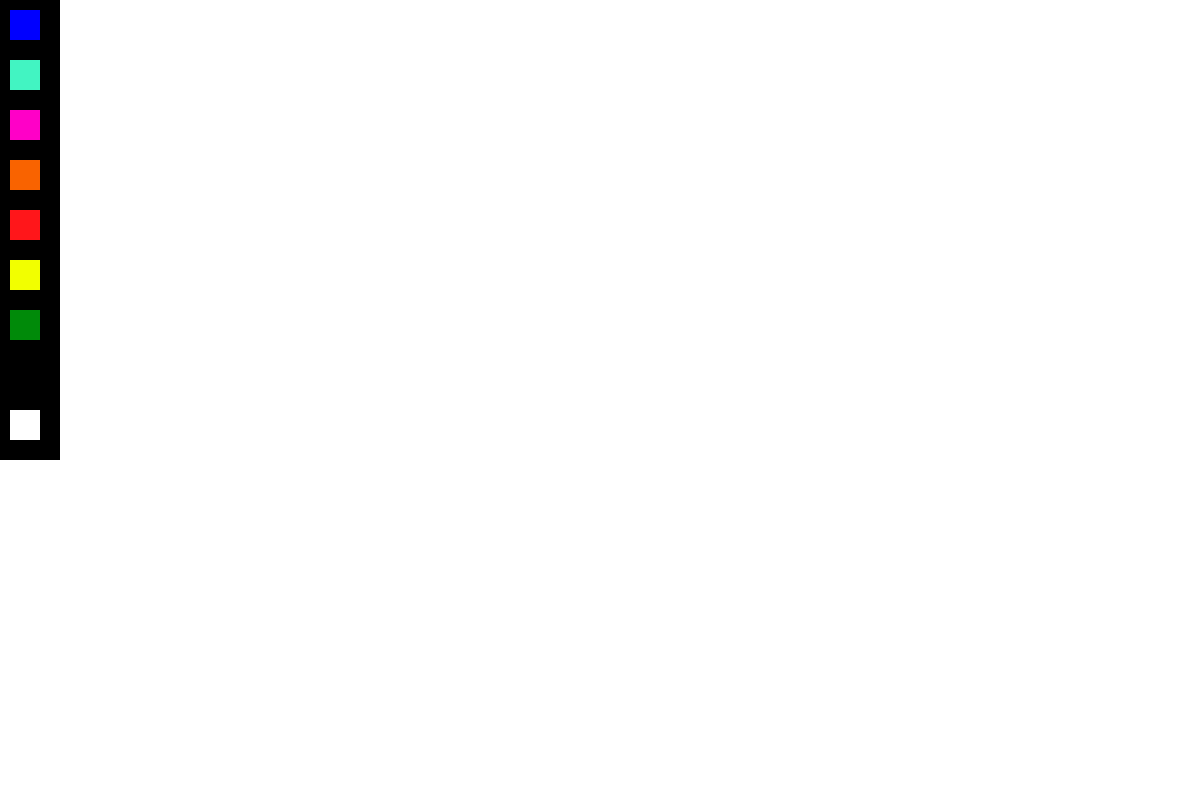
Frame 1 (no input)
Frame 60 (no input): identical to frame 1, image omitted
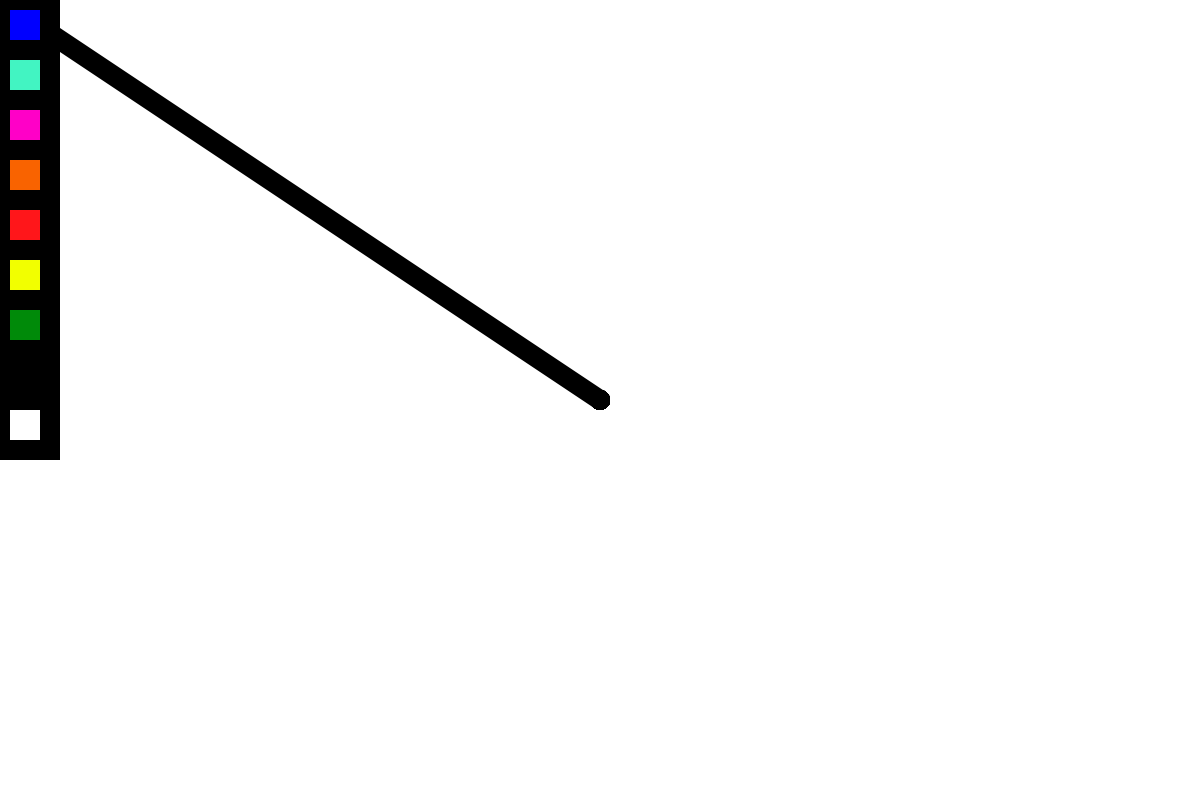
Frame 120 (the mouse pressed at the canvas centre since frame 60)

The p5.js sketch that drew these frames (run headless with seeded random() and noise() and a simulated clock; from frame 60 on, the mouse is pressed at the canvas centre):

// p5.js sketch
// ── sketch.js
function setup() {
  createCanvas(1200, 800);
  strokeWeight(20);
  background(255)
  brushColor = color(0);


}

function draw() {
  if (mouseIsPressed) {
    if (mouseX <= 50) {
      if (mouseY <= 50) {
        brushColor = color(0, 0, 255);
      } else if (mouseY <= 100) {
        brushColor = color(66, 244, 194);
      } else if (mouseY <= 150) {
        brushColor = color(255, 0, 199);
      } else if (mouseY <= 200) {
        brushColor = color(249, 99, 0);
      } else if (mouseY <= 250) {
        brushColor = color(255, 22, 26);
      } else if (mouseY <= 300) {
        brushColor = color(242, 255, 0);
      } else if (mouseY <= 350) {
        brushColor = color(0, 137, 9);
       } else if (mouseY <= 400) {
        brushColor = color(0, 0, 0);
      } else if (mouseY <= 450) {
        brushColor = color(300, 300, 300);
      }
    }
    stroke(brushColor)
    line(mouseX, mouseY, pmouseX, pmouseY);
  }

  //noStroke();
  //start coding for your color squares here!
  stroke(color(0));
  fill(0, 0, 255);
  rect(0, 0, 50, 50);
  fill(66, 244, 194);
  rect(0, 50, 50, 50);
  fill(255, 0, 199);
  rect(0, 100, 50, 50);
  fill(249, 99, 0);
  rect(0, 150, 50, 50)
  fill(255, 22, 26);
  rect(0, 200, 50, 50);
  fill(242, 255, 0);
  rect(0, 250, 50, 50);
  fill(0, 138, 9);
  rect(0, 300, 50, 50);
  fill(0, 0, 0);
  rect(0, 350, 50, 50);
  fill(300, 300,300);
  rect(0, 400, 50, 50);
  
  print(brushColor)

}
